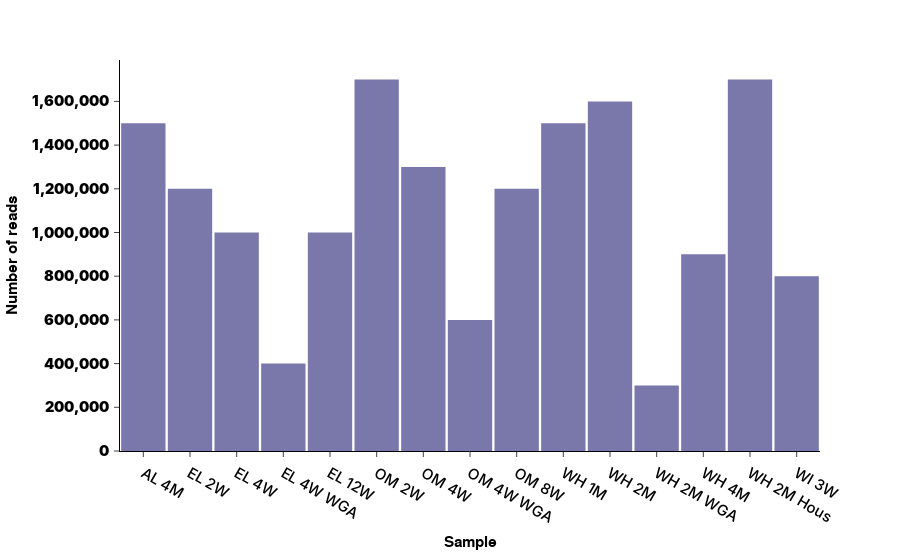

The notebook cell this image was saved under:
### Markdown cell above
# 6. Vertical bar chart using `plotly`

### Code cell
fig = px.bar(x=sample_id, y=num_reads)
apc.plotly.set_yticklabel_monospaced(fig)
fig.update_layout(
    xaxis_title="Sample",
    yaxis_title="Number of reads",
    yaxis=dict(tickformat=","),
    showlegend=False,
)
fig.update_traces(marker_color=apc.aster.hex_code)
fig.show()

### Figure 1 — Plotly figure (JSON) as saved in the notebook; plotly's stock layout.template omitted (floating-point values rounded to 4 significant figures)
{"data": [{"hovertemplate": "x=%{x}<br>y=%{y}<extra></extra>", "legendgroup": "", "marker": {"color": "#7A77AB", "pattern": {"shape": ""}}, "name": "", "orientation": "v", "showlegend": false, "textposition": "auto", "type": "bar", "x": ["AL 4M", "EL 2W", "EL 4W", "EL 4W WGA", "EL 12W", "OM 2W", "OM 4W", "OM 4W WGA", "OM 8W", "WH 1M", "WH 2M", "WH 2M WGA", "WH 4M", "WH 2M Hous", "WI 3W"], "xaxis": "x", "y": [1500000, 1200000, 1000000, 400000, 1000000, 1700000, 1300000, 600000, 1200000, 1500000, 1600000, 300000, 900000, 1700000, 800000], "yaxis": "y"}], "layout": {"barmode": "relative", "legend": {"tracegroupgap": 0}, "margin": {"t": 60}, "showlegend": false, "xaxis": {"anchor": "y", "domain": [0, 1], "title": {"text": "Sample"}}, "yaxis": {"anchor": "x", "domain": [0, 1], "tickfont": {"family": "SuisseIntlMono", "size": 14.5, "weight": 1000}, "tickformat": ",", "title": {"text": "Number of reads"}}}}
